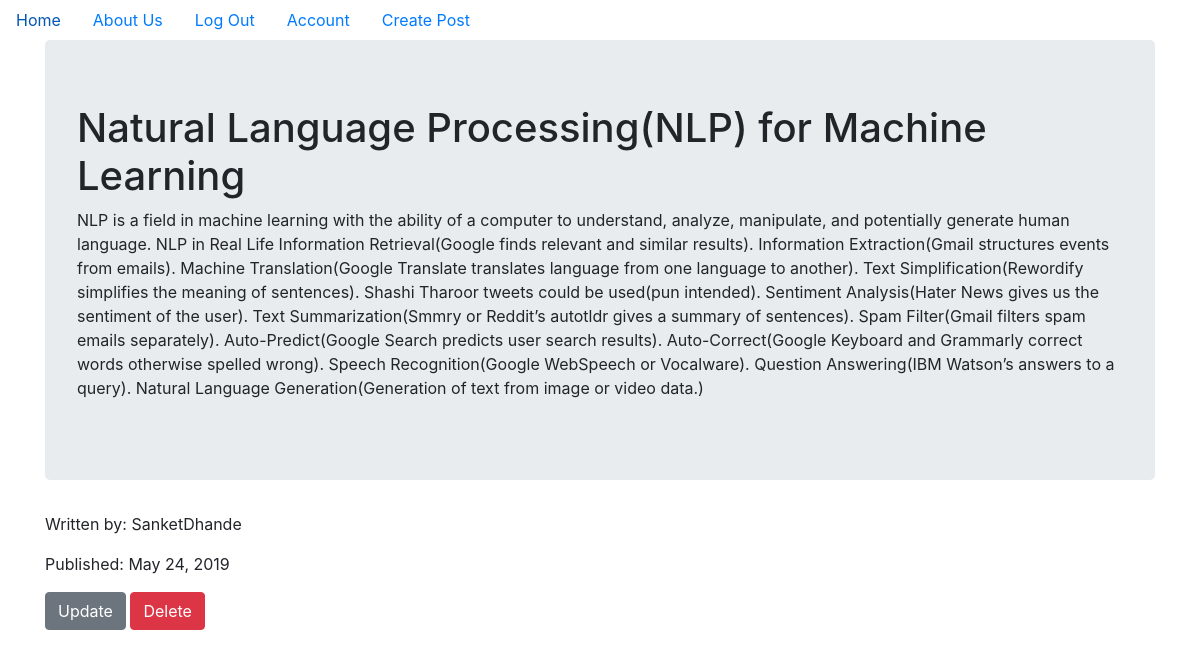
Screenshot of /1 (signed in) with the database file from the repository.
### blogapp/models.py (models this page shows, shortened)
class BlogPost(db.Model):
    users = db.relationship(User)
    id = db.Column(db.Integer, primary_key=True)
    user_id = db.Column(db.Integer, db.ForeignKey('users.id'), nullable=False)
    date = db.Column(db.DateTime, nullable=False, default=datetime.utcnow)
    title = db.Column(db.String(140), nullable=False)
    text = db.Column(db.Text, nullable=False)

class User(db.Model, UserMixin):
    __tablename__ = 'users'
    id = db.Column(db.Integer, primary_key = True)
    profile_image = db.Column(db.String(20), nullable=False, default='default_profile.png')
    email = db.Column(db.String(64), unique=True, index=True)
    username = db.Column(db.String(64), unique=True, index=True)
    password_hash = db.Column(db.String(128))
    posts = db.relationship('BlogPost', backref='author', lazy=True)
    is_admin = db.Column(db.Boolean,default=False)

### blogapp/users/views.py (the view)
@users.route("/<username>")
def user_posts(username):
    page = request.args.get('page', 1, type=int)
    user = User.query.filter_by(username=username).first_or_404()
    blog_posts = BlogPost.query.filter_by(author=user).order_by(BlogPost.date.desc()).paginate(page=page, per_page=5)
    return render_template('user_blog_posts.html', blog_posts=blog_posts, user=user)

### blogapp/blog_posts/views.py (called while the page is built)
@blog_posts.route('/<int:blog_post_id>')
def blog_post(blog_post_id):
    blog_post = BlogPost.query.get_or_404(blog_post_id)
    return render_template('blog_post.html',title=blog_post.title,
                            date=blog_post.date,post=blog_post
    )

### blogapp/models.py (called while the page is built)
@login_manager.user_loader
def load_user(user_id):
    return User.query.get(user_id)

### blogapp/templates/blog_post.html (shortened to what this page needs)
{% extends "base.html" %}
{% block content %}
<div class="jumbotron">
  <h1>{{ post.title }}</h1>
  <p>{{post.text}}</p>
</div>
<p>Written by: {{post.author.username}}</p>
<p>Published: {{ post.date.strftime('%B %d, %Y') }}</p>
  {% if post.author == current_user %}
    <div>
      <a class="btn btn-secondary" href="{{ url_for('blog_posts.update', blog_post_id=post.id) }}">Update</a>
      <button type="button" class="btn btn-danger" data-toggle="modal" data-target="#del_modal">Delete</button>
    </div>
  {% endif %}
{% endblock content %}

### rows the page displays
BlogPost: title "Natural Language Processing(NLP) for Machine Learning", text "NLP is a field in machine learning with the ability of a computer to understand, analyze, manipulate, and potentially generate human language. NLP in Real Life Information Retrieval(Google finds relevant and similar results). Information Extraction(Gmail structures events from emails). Machine Translation(Google Translate translates language from one language to another). Text Simplification(Rewordify simplifies the meaning of sentences). Shashi Tharoor tweets could be used(pun intended). Sentiment Analysis(Hater News gives us the sentiment of the user). Text Summarization(Smmry or Reddit’s autotldr gives a summary of sentences). Spam Filter(Gmail filters spam emails separately).…", date "May 24, 2019"
User: author.username "SanketDhande"
